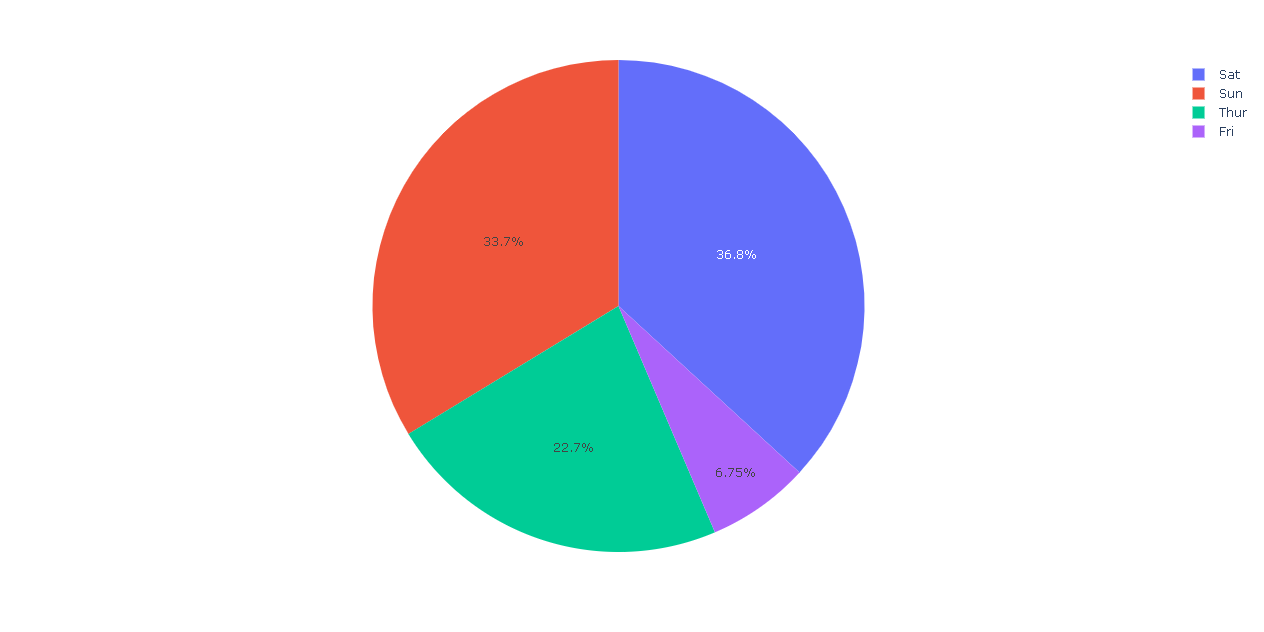

Write Python code to recreate this figure.
import plotly.express as px # Biblioteca usada para criar gráficos

df = px.data.tips() # DataFrame com conjunto de dados
fig = px.pie(df, values="total_bill", names="day")   # Cria o objeto com os dados de x e y
fig.show() # Plota o gráfico

# plotly.express pode criar toda a fígura de uma só vez. Ele usa a graph_objects internamente
